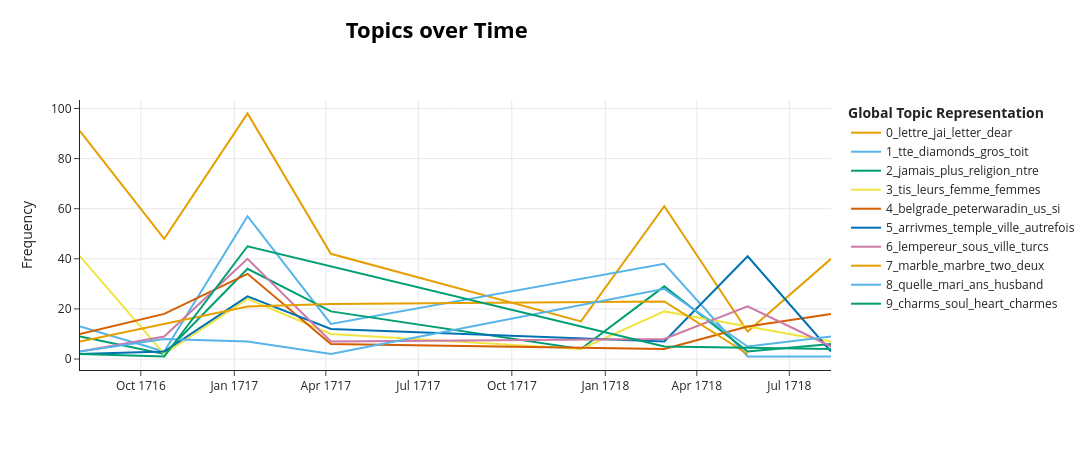

Write notebook code for a chart like this one.
### Code cell
fig = topic_model.visualize_topics_over_time(topics_over_time_df, top_n_topics=10)
fig.write_html("montagu_topics_over_time.html")
fig.show()

### Figure 1 — Plotly figure (JSON) as saved in the notebook; plotly's stock layout.template omitted (floating-point values rounded to 4 significant figures)
{"data": [{"hoverinfo": "text", "hovertext": ["<b>Topic 0</b><br>Words: lettre, dear, jai, letter, chere", "<b>Topic 0</b><br>Words: lettre, write, chere, dear, sister", "<b>Topic 0</b><br>Words: lettre, jai, si, letter, dear", "<b>Topic 0</b><br>Words: lettre, letter, chere, dear, nouvelles", "<b>Topic 0</b><br>Words: gures, diverting, choses, tell, curiosity", "<b>Topic 0</b><br>Words: lettre, jai, letter, chere, si", "<b>Topic 0</b><br>Words: lettre, connue, well known, known, letter", "<b>Topic 0</b><br>Words: lettre, paris, reu, shall, jai"], "marker": {"color": "#E69F00"}, "mode": "lines", "name": "0_lettre_jai_letter_dear", "type": "scatter", "x": ["1716-08-02T04:19:12.000000", "1716-10-24T00:00:00.000000", "1717-01-14T00:00:00.000000", "1717-04-06T00:00:00.000000", "1717-12-08T00:00:00.000000", "1718-02-28T00:00:00.000000", "1718-05-21T00:00:00.000000", "1718-08-11T00:00:00.000000"], "y": [91, 48, 98, 42, 15, 61, 11, 40]}, {"hoverinfo": "text", "hovertext": ["<b>Topic 1</b><br>Words: elles, tte, cheveux, trois, trois quatre", "<b>Topic 1</b><br>Words: gentleman, vitesse, driving, traneaux, mene", "<b>Topic 1</b><br>Words: dor, robe, gold, embroidered, lined", "<b>Topic 1</b><br>Words: tte, toit, toient, bled, diamonds", "<b>Topic 1</b><br>Words: gros, large, diamonds, toit, toient", "<b>Topic 1</b><br>Words: leurs paules, paules, leurs, courtes, dun grand", "<b>Topic 1</b><br>Words: loaded, powder, curled, look like, cut"], "marker": {"color": "#56B4E9"}, "mode": "lines", "name": "1_tte_diamonds_gros_toit", "type": "scatter", "x": ["1716-08-02T04:19:12.000000", "1716-10-24T00:00:00.000000", "1717-01-14T00:00:00.000000", "1717-04-06T00:00:00.000000", "1718-02-28T00:00:00.000000", "1718-05-21T00:00:00.000000", "1718-08-11T00:00:00.000000"], "y": [13, 3, 57, 14, 38, 1, 1]}, {"hoverinfo": "text", "hovertext": ["<b>Topic 2</b><br>Words: contradiction, jamais, nai jamais, ni, jamais vu", "<b>Topic 2</b><br>Words: honour, point honour, suffers, mistaken, tonne", "<b>Topic 2</b><br>Words: jamais, plus, religion, hommes, mankind", "<b>Topic 2</b><br>Words: fatime, beaut, belle, near, fatima", "<b>Topic 2</b><br>Words: ntre, fruitful, better, country, plus", "<b>Topic 2</b><br>Words: jamais, vice, custom, si, parmi", "<b>Topic 2</b><br>Words: avertie, mavoient, point vu, puissent, souffrir", "<b>Topic 2</b><br>Words: mutual, lexpression, lecture, given us, savoit"], "marker": {"color": "#009E73"}, "mode": "lines", "name": "2_jamais_plus_religion_ntre", "type": "scatter", "x": ["1716-08-02T04:19:12.000000", "1716-10-24T00:00:00.000000", "1717-01-14T00:00:00.000000", "1717-04-06T00:00:00.000000", "1717-12-08T00:00:00.000000", "1718-02-28T00:00:00.000000", "1718-05-21T00:00:00.000000", "1718-08-11T00:00:00.000000"], "y": [9, 2, 36, 19, 4, 29, 3, 6]}, {"hoverinfo": "text", "hovertext": ["<b>Topic 3</b><br>Words: femmes, husbands, leurs, amant, elles", "<b>Topic 3</b><br>Words: write, trangers, doit tre, write upon, sexe fait", "<b>Topic 3</b><br>Words: house, femme, mort, tis, husband", "<b>Topic 3</b><br>Words: jamais, never, quoiquils, admitted, ayent", "<b>Topic 3</b><br>Words: lorsquils, proofs, malta, nobility, beauty shew", "<b>Topic 3</b><br>Words: sex, child, tis, mari, parens", "<b>Topic 3</b><br>Words: happens, femme, day, tis, celui"], "marker": {"color": "#F0E442"}, "mode": "lines", "name": "3_tis_leurs_femme_femmes", "type": "scatter", "x": ["1716-08-02T04:19:12.000000", "1716-10-24T00:00:00.000000", "1717-01-14T00:00:00.000000", "1717-04-06T00:00:00.000000", "1717-12-08T00:00:00.000000", "1718-02-28T00:00:00.000000", "1718-08-11T00:00:00.000000"], "y": [41, 2, 24, 10, 4, 19, 7]}, {"hoverinfo": "text", "hovertext": ["<b>Topic 4</b><br>Words: wind, yacht, bed, heures, vent", "<b>Topic 4</b><br>Words: furs, sleep, froid, danger, stoves", "<b>Topic 4</b><br>Words: belgrade, peterwaradin, courier, us, bassa", "<b>Topic 4</b><br>Words: eight, six, captain bassa, reprocher, imprudence", "<b>Topic 4</b><br>Words: entier, aprs lavoir, two years, souffrir, lumiere", "<b>Topic 4</b><br>Words: carthage, heures, ruines, matin, deux heures", "<b>Topic 4</b><br>Words: si, mal, mal gorge, gorge, us"], "marker": {"color": "#D55E00"}, "mode": "lines", "name": "4_belgrade_peterwaradin_us_si", "type": "scatter", "x": ["1716-08-02T04:19:12.000000", "1716-10-24T00:00:00.000000", "1717-01-14T00:00:00.000000", "1717-04-06T00:00:00.000000", "1718-02-28T00:00:00.000000", "1718-05-21T00:00:00.000000", "1718-08-11T00:00:00.000000"], "y": [10, 18, 34, 6, 4, 13, 18]}, {"hoverinfo": "text", "hovertext": ["<b>Topic 5</b><br>Words: nottingham, help fancying, fancying, dessus jai, jai cru", "<b>Topic 5</b><br>Words: lelbe, affreux, situation, pass, clair", "<b>Topic 5</b><br>Words: arrivmes, philippopolis, mountains, sophia, marche", "<b>Topic 5</b><br>Words: constantinople, mer, formerly, night, ville", "<b>Topic 5</b><br>Words: mosques, sancta, sancta sophia, constantinople, sophia", "<b>Topic 5</b><br>Words: temple, fameux, saw, cest, stood", "<b>Topic 5</b><br>Words: chaises, upon, ascend, ville frontiere, aprs lavoir"], "marker": {"color": "#0072B2"}, "mode": "lines", "name": "5_arrivmes_temple_ville_autrefois", "type": "scatter", "x": ["1716-08-02T04:19:12.000000", "1716-10-24T00:00:00.000000", "1717-01-14T00:00:00.000000", "1717-04-06T00:00:00.000000", "1718-02-28T00:00:00.000000", "1718-05-21T00:00:00.000000", "1718-08-11T00:00:00.000000"], "y": [2, 3, 25, 12, 7, 41, 3]}, {"hoverinfo": "text", "hovertext": ["<b>Topic 6</b><br>Words: ville, vienne, derniere ville, si lempereur, vouloit quon", "<b>Topic 6</b><br>Words: capital, duke, lallemagne, king, cette", "<b>Topic 6</b><br>Words: lempereur, soliman, iii, turcs, solyman", "<b>Topic 6</b><br>Words: lempereur, lempereur rgnant, rgnant, mustapha, emperor", "<b>Topic 6</b><br>Words: sous, constantinople, reign, sous domination, domination", "<b>Topic 6</b><br>Words: sous, iii, turcs, reign, sous domination", "<b>Topic 6</b><br>Words: constantinople, galata, cause, deserved, genoese"], "marker": {"color": "#CC79A7"}, "mode": "lines", "name": "6_lempereur_sous_ville_turcs", "type": "scatter", "x": ["1716-08-02T04:19:12.000000", "1716-10-24T00:00:00.000000", "1717-01-14T00:00:00.000000", "1717-04-06T00:00:00.000000", "1718-02-28T00:00:00.000000", "1718-05-21T00:00:00.000000", "1718-08-11T00:00:00.000000"], "y": [3, 9, 40, 7, 8, 21, 5]}, {"hoverinfo": "text", "hovertext": ["<b>Topic 7</b><br>Words: deux, vaisseaux, two, chambres, galerie", "<b>Topic 7</b><br>Words: marble, marbre, two, deux, room", "<b>Topic 7</b><br>Words: marble, marbre, mosque, two, deux", "<b>Topic 7</b><br>Words: marble, marbre, two, voit, mosque", "<b>Topic 7</b><br>Words: long, large, deux, feet long, deux grandes"], "marker": {"color": "#E69F00"}, "mode": "lines", "name": "7_marble_marbre_two_deux", "type": "scatter", "x": ["1716-08-02T04:19:12.000000", "1717-01-14T00:00:00.000000", "1717-04-06T00:00:00.000000", "1718-02-28T00:00:00.000000", "1718-05-21T00:00:00.000000"], "y": [7, 21, 22, 23, 2]}, {"hoverinfo": "text", "hovertext": ["<b>Topic 8</b><br>Words: toujours, voit ici, constance, voulut, prs mme", "<b>Topic 8</b><br>Words: quelle, roi, pension, fit, endure", "<b>Topic 8</b><br>Words: ans, permission, peterwaradin, avoit, quelle", "<b>Topic 8</b><br>Words: femme, cette loi, aiment mieux, passer nuit, lorsquun", "<b>Topic 8</b><br>Words: quelle, mari, ans, avoit, husband", "<b>Topic 8</b><br>Words: songe, offer, celui, mit, quelle", "<b>Topic 8</b><br>Words: mariage, mari, vcu, sils, car"], "marker": {"color": "#56B4E9"}, "mode": "lines", "name": "8_quelle_mari_ans_husband", "type": "scatter", "x": ["1716-08-02T04:19:12.000000", "1716-10-24T00:00:00.000000", "1717-01-14T00:00:00.000000", "1717-04-06T00:00:00.000000", "1718-02-28T00:00:00.000000", "1718-05-21T00:00:00.000000", "1718-08-11T00:00:00.000000"], "y": [3, 8, 7, 2, 28, 5, 9]}, {"hoverinfo": "text", "hovertext": ["<b>Topic 9</b><br>Words: prochain, mchancet, statue, nest point, reste", "<b>Topic 9</b><br>Words: bastion, charms, soul, heart, charmes", "<b>Topic 9</b><br>Words: charms, soul, heart, charmes, douceur", "<b>Topic 9</b><br>Words: consume, chaque instant, amour, instant, sens", "<b>Topic 9</b><br>Words: ubi rhodanus, ubi, rhodanus, suos, quo"], "marker": {"color": "#009E73"}, "mode": "lines", "name": "9_charms_soul_heart_charmes", "type": "scatter", "x": ["1716-08-02T04:19:12.000000", "1716-10-24T00:00:00.000000", "1717-01-14T00:00:00.000000", "1718-02-28T00:00:00.000000", "1718-08-11T00:00:00.000000"], "y": [2, 1, 45, 5, 4]}], "layout": {"height": 450, "hoverlabel": {"bgcolor": "white", "font": {"family": "Rockwell", "size": 16}}, "legend": {"title": {"text": "<b>Global Topic Representation"}}, "title": {"font": {"color": "Black", "size": 22}, "text": "<b>Topics over Time</b>", "x": 0.4, "xanchor": "center", "y": 0.95, "yanchor": "top"}, "width": 1250, "xaxis": {"showgrid": true}, "yaxis": {"showgrid": true, "title": {"text": "Frequency"}}}}
